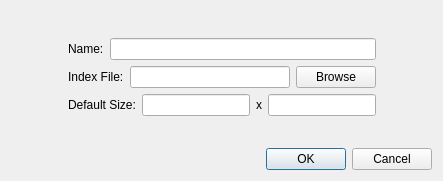
<?xml version="1.0" encoding="UTF-8"?>
<ui version="4.0">
 <class>DlgEditWebTarget</class>
 <widget class="QDialog" name="DlgEditWebTarget">
  <property name="geometry">
   <rect>
    <x>0</x>
    <y>0</y>
    <width>443</width>
    <height>181</height>
   </rect>
  </property>
  <property name="windowTitle">
   <string>Dialog</string>
  </property>
  <layout class="QVBoxLayout" name="verticalLayout_2">
   <item>
    <spacer name="verticalSpacer">
     <property name="orientation">
      <enum>Qt::Vertical</enum>
     </property>
     <property name="sizeHint" stdset="0">
      <size>
       <width>20</width>
       <height>13</height>
      </size>
     </property>
    </spacer>
   </item>
   <item>
    <layout class="QHBoxLayout" name="horizontalLayout_3">
     <item>
      <spacer name="horizontalSpacer">
       <property name="orientation">
        <enum>Qt::Horizontal</enum>
       </property>
       <property name="sizeHint" stdset="0">
        <size>
         <width>40</width>
         <height>20</height>
        </size>
       </property>
      </spacer>
     </item>
     <item>
      <layout class="QVBoxLayout" name="verticalLayout">
       <item>
        <layout class="QHBoxLayout" name="horizontalLayout">
         <item>
          <widget class="QLabel" name="label">
           <property name="text">
            <string>Name:</string>
           </property>
          </widget>
         </item>
         <item>
          <widget class="QLineEdit" name="text_name"/>
         </item>
        </layout>
       </item>
       <item>
        <layout class="QHBoxLayout" name="horizontalLayout_2">
         <item>
          <widget class="QLabel" name="label_2">
           <property name="text">
            <string>Index File:</string>
           </property>
          </widget>
         </item>
         <item>
          <widget class="QLineEdit" name="text_input"/>
         </item>
         <item>
          <widget class="QPushButton" name="btn_browse">
           <property name="text">
            <string>Browse</string>
           </property>
          </widget>
         </item>
        </layout>
       </item>
       <item>
        <layout class="QHBoxLayout" name="horizontalLayout_4">
         <item>
          <widget class="QLabel" name="label_4">
           <property name="text">
            <string>Default Size:</string>
           </property>
          </widget>
         </item>
         <item>
          <widget class="QLineEdit" name="text_width"/>
         </item>
         <item>
          <widget class="QLabel" name="label_5">
           <property name="text">
            <string>x</string>
           </property>
          </widget>
         </item>
         <item>
          <widget class="QLineEdit" name="text_height"/>
         </item>
        </layout>
       </item>
      </layout>
     </item>
     <item>
      <spacer name="horizontalSpacer_2">
       <property name="orientation">
        <enum>Qt::Horizontal</enum>
       </property>
       <property name="sizeHint" stdset="0">
        <size>
         <width>40</width>
         <height>20</height>
        </size>
       </property>
      </spacer>
     </item>
    </layout>
   </item>
   <item>
    <spacer name="verticalSpacer_2">
     <property name="orientation">
      <enum>Qt::Vertical</enum>
     </property>
     <property name="sizeHint" stdset="0">
      <size>
       <width>20</width>
       <height>14</height>
      </size>
     </property>
    </spacer>
   </item>
   <item>
    <widget class="QDialogButtonBox" name="buttonBox">
     <property name="orientation">
      <enum>Qt::Horizontal</enum>
     </property>
     <property name="standardButtons">
      <set>QDialogButtonBox::Cancel|QDialogButtonBox::Ok</set>
     </property>
    </widget>
   </item>
  </layout>
 </widget>
 <resources/>
 <connections>
  <connection>
   <sender>buttonBox</sender>
   <signal>accepted()</signal>
   <receiver>DlgEditWebTarget</receiver>
   <slot>accept()</slot>
   <hints>
    <hint type="sourcelabel">
     <x>248</x>
     <y>254</y>
    </hint>
    <hint type="destinationlabel">
     <x>157</x>
     <y>274</y>
    </hint>
   </hints>
  </connection>
  <connection>
   <sender>buttonBox</sender>
   <signal>rejected()</signal>
   <receiver>DlgEditWebTarget</receiver>
   <slot>reject()</slot>
   <hints>
    <hint type="sourcelabel">
     <x>316</x>
     <y>260</y>
    </hint>
    <hint type="destinationlabel">
     <x>286</x>
     <y>274</y>
    </hint>
   </hints>
  </connection>
 </connections>
</ui>
